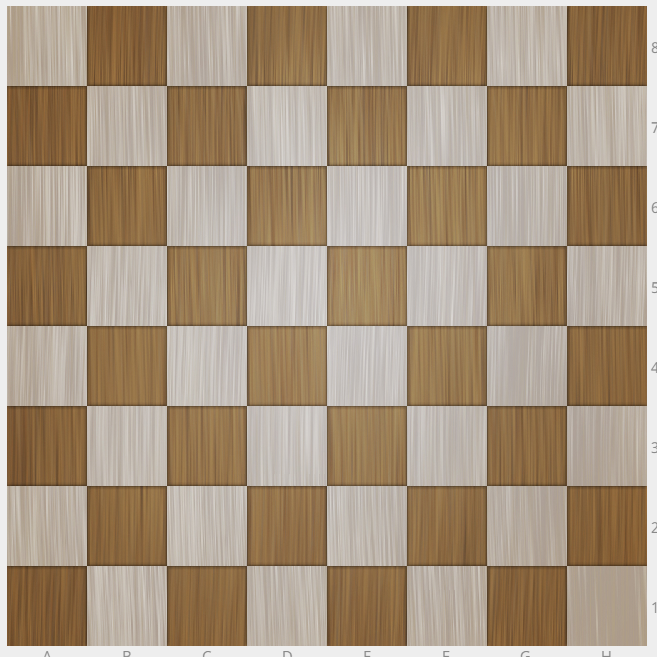
#> input picture Chess/Media/board3.png, 657 x 657 px, found by its file name
$ python imageediting.py
#> lines starting #> are read from the running program, lines starting #| are printed output that depends on the picture
from PIL import Image
img = Image.open('Media\\board3.png')
#> img is the input picture: PIL image 657x657 RGB; mean R, G, B 168.1, 148.9, 126.4
tuples = []
# [10 lines of commented-out code are left out]


img2 = img.crop((7,6,647,646))
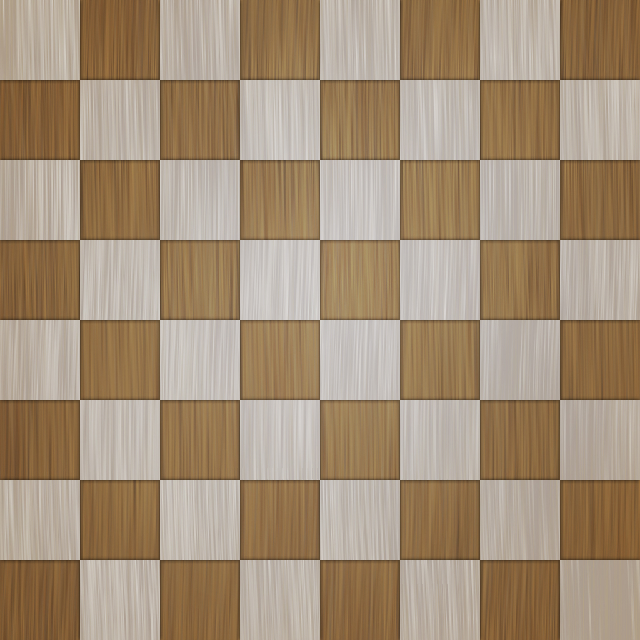
#> img2: PIL image 640x640 RGB; mean R, G, B 164.4, 144.2, 120.4
img2.save('board1.png')

$ run again, with Chess/Media/board2.png copied over Chess/Media/board3.png
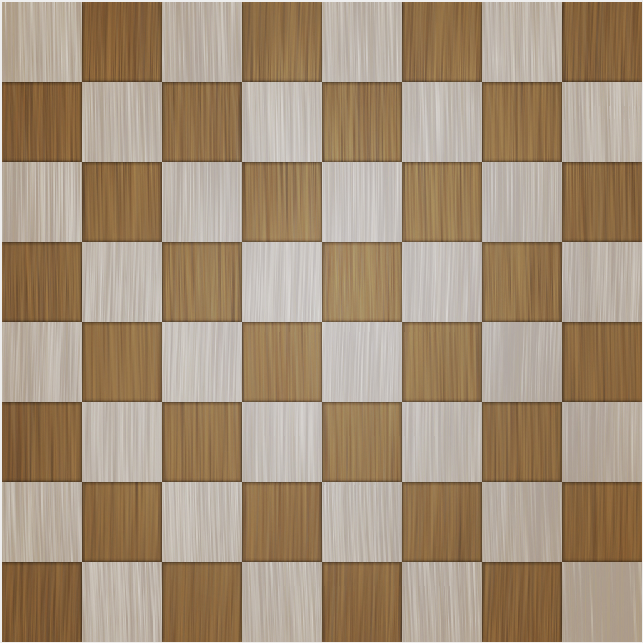
#> input picture Chess/Media/board2.png, 643 x 643 px, found by its file name
#> img is the input picture: PIL image 643x643 RGB; mean R, G, B 165.1, 145, 121.5
#> `img2 = img.crop((7,6,647,646))`:
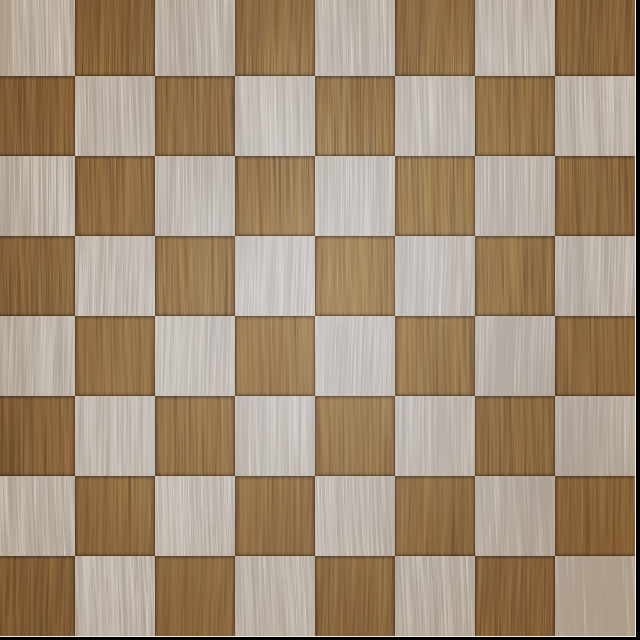
#> img2: PIL image 640x640 RGB; mean R, G, B 163, 143, 119.7
